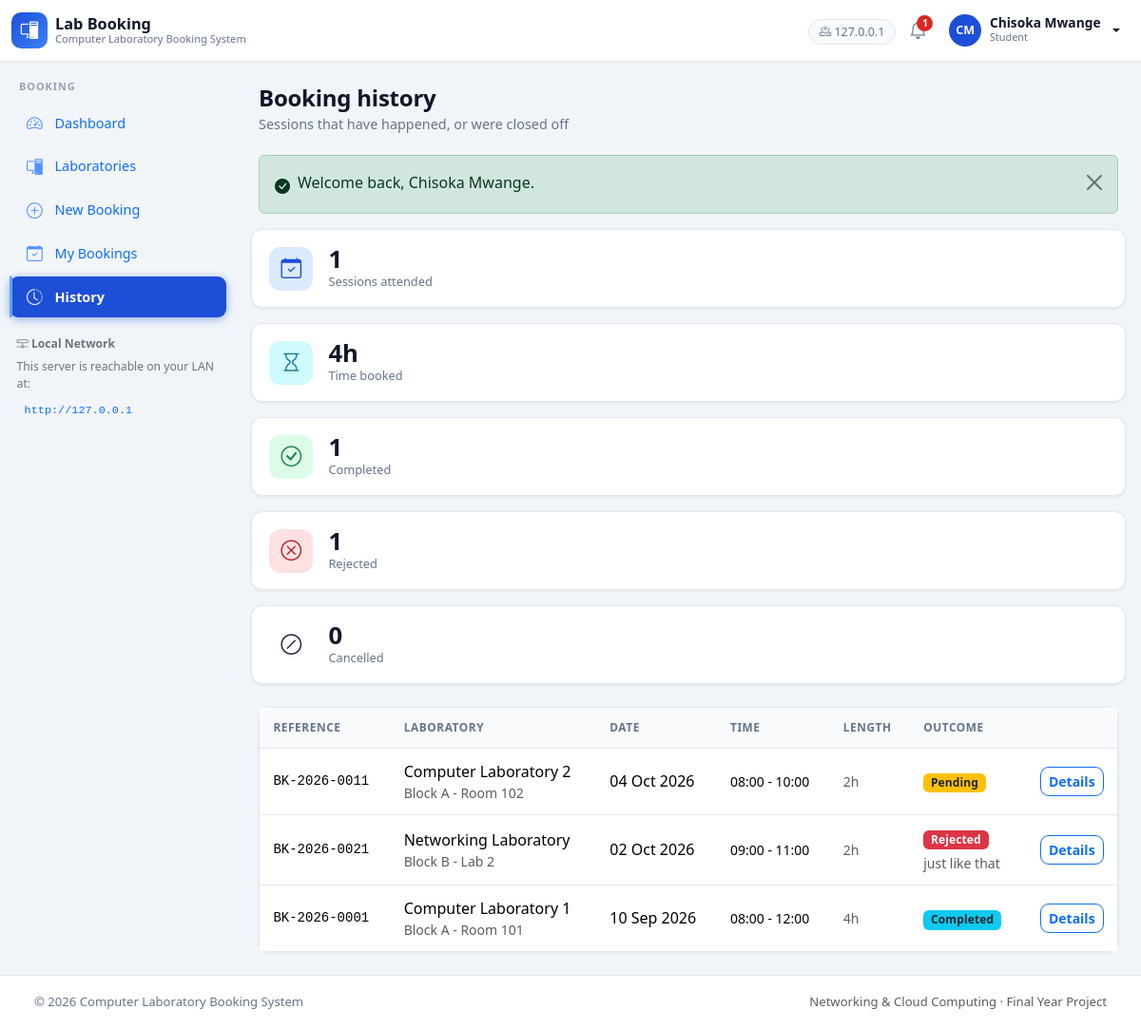
Screenshot of /user/history.php (signed in) with the database file from the repository.
### tables this page shows
CREATE TABLE `users` (
  `id`            INT(11)      NOT NULL AUTO_INCREMENT,
  `name`          VARCHAR(120)  NOT NULL,
  `email`         VARCHAR(191)  NOT NULL,
  `password`      VARCHAR(255)  NOT NULL,
  `role`          ENUM('admin','user')   NOT NULL DEFAULT 'user',
  `status`        ENUM('active','inactive') NOT NULL DEFAULT 'active',
  `student_no`    VARCHAR(50)   DEFAULT NULL,
  `phone`         VARCHAR(30)   DEFAULT NULL,
   
   
   
   
   
  `avatar`        VARCHAR(191)  DEFAULT NULL,
  `last_login_at` DATETIME      DEFAULT NULL,
  `created_at`    DATETIME      NOT NULL DEFAULT CURRENT_TIMESTAMP,
  `updated_at`    DATETIME      NOT NULL DEFAULT CURRENT_TIMESTAMP ON UPDATE CURRENT_TIMESTAMP,
  PRIMARY KEY (`id`),
  UNIQUE KEY `uq_users_email` (`email`),
  UNIQUE KEY `uq_users_student_no` (`student_no`),
  KEY `idx_users_role_status` (`role`,`status`)
);

CREATE TABLE `bookings` (
  `id`            INT(11)     NOT NULL AUTO_INCREMENT,
  `booking_ref`   VARCHAR(20)  NOT NULL,
  `user_id`       INT(11)     NOT NULL,
  `laboratory_id` INT(11)     NOT NULL,
  `booking_date`  DATE         NOT NULL,
  `start_time`    TIME         NOT NULL,
  `end_time`      TIME         NOT NULL,
  `purpose`       VARCHAR(255) NOT NULL,
  `status`        ENUM('pending','approved','rejected','cancelled','completed')
                                NOT NULL DEFAULT 'pending',
  `reviewed_by`   INT(11)      DEFAULT NULL,
  `reviewed_at`   DATETIME     DEFAULT NULL,
  `admin_note`    VARCHAR(255) DEFAULT NULL,
  `created_at`    DATETIME     NOT NULL DEFAULT CURRENT_TIMESTAMP,
  `updated_at`    DATETIME     NOT NULL DEFAULT CURRENT_TIMESTAMP ON UPDATE CURRENT_TIMESTAMP,
  PRIMARY KEY (`id`),
  UNIQUE KEY `uq_bookings_ref` (`booking_ref`),
  KEY `idx_bookings_conflict` (`laboratory_id`,`booking_date`,`status`),
  KEY `idx_bookings_user` (`user_id`),
  KEY `idx_bookings_status` (`status`),
  KEY `idx_bookings_created` (`created_at`),
  CONSTRAINT `fk_bookings_user`
    FOREIGN KEY (`user_id`)       REFERENCES `users` (`id`)
    ON DELETE RESTRICT ON UPDATE CASCADE,
  CONSTRAINT `fk_bookings_laboratory`
    FOREIGN KEY (`laboratory_id`) REFERENCES `laboratories` (`id`)
    ON DELETE RESTRICT ON UPDATE CASCADE,
  CONSTRAINT `fk_bookings_reviewer`
    FOREIGN KEY (`reviewed_by`)   REFERENCES `users` (`id`)
    ON DELETE SET NULL ON UPDATE CASCADE
);

CREATE TABLE `laboratories` (
  `id`             INT(11)      NOT NULL AUTO_INCREMENT,
  `name`           VARCHAR(120)  NOT NULL,
  `location`       VARCHAR(120)  NOT NULL,
  `capacity`       INT(11)      NOT NULL DEFAULT 0,
  `computer_count` INT(11)      NOT NULL DEFAULT 0,
  `description`    TEXT          DEFAULT NULL,
  `status`         ENUM('available','maintenance','inactive') NOT NULL DEFAULT 'available',
  `created_at`     DATETIME      NOT NULL DEFAULT CURRENT_TIMESTAMP,
  `updated_at`     DATETIME      NOT NULL DEFAULT CURRENT_TIMESTAMP ON UPDATE CURRENT_TIMESTAMP,
  PRIMARY KEY (`id`),
  UNIQUE KEY `uq_laboratories_name` (`name`),
  KEY `idx_laboratories_status` (`status`)
);

### user/history.php (the view, shortened to what the rows shown need)
<?php
require_user();
$userId = current_user_id();
$history = db_all(
    'SELECT b.*, l.name AS lab_name, l.location AS lab_location
       FROM bookings b
       JOIN laboratories l ON l.id = b.laboratory_id
      WHERE b.user_id = ?
        AND (b.booking_date < CURDATE()
             OR b.status IN (\'rejected\', \'cancelled\', \'completed\'))
      ORDER BY b.booking_date DESC, b.start_time DESC',
    array($userId)
);
layout_start(array('title' => 'History', 'active' => 'history'));
?>
<?php if (empty($history)): ?>
    <?php echo empty_state(
        'bi-clock-history',
        'Nothing in your history yet',
        'Once a session has taken place, or a request has been closed off, it appears here.'
    ); ?>
<?php else: ?>
    <div class="card">
        <div class="table-responsive">
            <table class="table table-hover align-middle mb-0">
                <thead class="table-light">
                    <tr>
                        <th>Reference</th>
                        <th>Laboratory</th>
                        <th>Date</th>
                        <th>Time</th>
                        <th>Length</th>
                        <th>Outcome</th>
                        <th></th>
                    </tr>
                </thead>
                <tbody>
                    <?php foreach ($history as $b): ?>
                        <tr>
                            <td class="font-monospace small"><?php echo e($b['booking_ref']); ?></td>
                            <td>
                                <?php echo e($b['lab_name']); ?>
                                <div class="small text-muted"><?php echo e($b['lab_location']); ?></div>
                            </td>
                            <td class="text-nowrap"><?php echo e(format_date($b['booking_date'])); ?></td>
                            <td class="text-nowrap small">
                                <?php echo e(format_range($b['start_time'], $b['end_time'])); ?>
                            </td>
                            <td class="small text-muted">
                                <?php echo e(format_duration(duration_minutes($b['start_time'], $b['end_time']))); ?>
                            </td>
                            <td>
                                <span class="badge <?php echo e(status_badge_class($b['status'])); ?>">
                                    <?php echo e(ucfirst($b['status'])); ?>
                                </span>
                                <?php if ($b['admin_note'] !== null && $b['admin_note'] !== ''): ?>
                                    <div class="small text-muted mt-1">
                                        <?php echo e($b['admin_note']); ?>
                                    </div>
                                <?php endif; ?>
                            </td>
                            <td class="text-end">
                                <a class="btn btn-sm btn-outline-primary"
                                   href="<?php echo e(url('user/booking.php?id=' . (int) $b['id'])); ?>">
                                    Details
                                </a>
                            </td>
                        </tr>
                    <?php endforeach; ?>
                </tbody>
            </table>
        </div>
    </div>
<?php endif; ?>

### includes/navbar.php (shortened to what the rows shown need)
<?php
$__user = current_user();
$__unread = 0;
if ($__user !== null) {
    try {
        $__unread = unread_notification_count();
    } catch (Exception $e) {
        $__unread = 0;
    }
}
$__serverIp = isset($_SERVER['SERVER_ADDR']) ? $_SERVER['SERVER_ADDR'] : '';
?>
<nav class="navbar navbar-expand-lg app-navbar sticky-top">
  <div class="container-fluid">
    <div class="collapse navbar-collapse justify-content-end">
      <ul class="navbar-nav align-items-lg-center gap-lg-1">
        <?php if (!is_logged_in()): ?>
          <li class="nav-item">
            <a class="btn btn-sm btn-outline-primary" href="<?php echo e(url('auth/login.php')); ?>">Sign in</a>
          </li>
        <?php else: ?>
          <?php if ($__serverIp !== ''): ?>
          <li class="nav-item d-none d-xl-block">
            <span class="nav-server" title="Clients on the local network can reach this server here">
              <i class="bi bi-router"></i> <?php echo e($__serverIp); ?>
            </span>
          </li>
          <?php endif; ?>
          <li class="nav-item">
            <a class="nav-icon" href="<?php echo e(url(is_admin() ? 'admin/notifications.php' : 'user/notifications.php')); ?>"
               title="Notifications">
              <i class="bi bi-bell"></i>
              <?php if ($__unread > 0): ?>
                <span class="nav-badge"><?php echo $__unread > 9 ? '9+' : e($__unread); ?></span>
              <?php endif; ?>
            </a>
          </li>
          <li class="nav-item dropdown">
            <a class="nav-user dropdown-toggle" href="#" data-bs-toggle="dropdown" aria-expanded="false">
              <span class="avatar"><?php echo e(initials($__user['name'])); ?></span>
              <span class="d-none d-sm-inline">
                <strong><?php echo e($__user['name']); ?></strong>
                <small class="role-tag"><?php echo e($__user['role'] === 'admin' ? 'Administrator' : 'Student'); ?></small>
              </span>
            </a>
          </li>
        <?php endif; ?>
      </ul>
    </div>
  </div>
</nav>

### includes/sidebar.php (shortened to what the rows shown need)
<?php
$__active = isset($GLOBALS['__active']) ? $GLOBALS['__active'] : '';
$__isAdmin = is_admin();
if ($__isAdmin) {
    $__links = array(
        array('key' => 'dashboard',     'icon' => 'bi-speedometer2',   'label' => 'Dashboard',      'href' => 'admin/index.php'),
        array('key' => 'laboratories',  'icon' => 'bi-pc-display',     'label' => 'Laboratories',   'href' => 'admin/laboratories.php'),
        array('key' => 'bookings',      'icon' => 'bi-calendar-check',  'label' => 'Bookings',       'href' => 'admin/bookings.php'),
        array('key' => 'approvals',     'icon' => 'bi-inbox',           'label' => 'Approvals',      'href' => 'admin/approvals.php', 'badge' => 'pending'),
        array('key' => 'users',         'icon' => 'bi-people',          'label' => 'Users',          'href' => 'admin/users.php'),
        array('key' => 'slots',         'icon' => 'bi-clock-history',   'label' => 'Time Slots',     'href' => 'admin/time-slots.php'),
        array('key' => 'reports',       'icon' => 'bi-bar-chart-line',  'label' => 'Reports',        'href' => 'admin/reports.php'),
        array('key' => 'activity',      'icon' => 'bi-activity',        'label' => 'Activity Log',   'href' => 'admin/activity.php'),
    );
    $__section = 'Administration';
} else {
    $__links = array(
        array('key' => 'dashboard',     'icon' => 'bi-speedometer2',  'label' => 'Dashboard',      'href' => 'user/index.php'),
        array('key' => 'laboratories',  'icon' => 'bi-pc-display',    'label' => 'Laboratories',   'href' => 'user/laboratories.php'),
        array('key' => 'new-booking',   'icon' => 'bi-plus-circle',   'label' => 'New Booking',    'href' => 'user/book.php'),
        array('key' => 'bookings',      'icon' => 'bi-calendar-check', 'label' => 'My Bookings',   'href' => 'user/bookings.php'),
        array('key' => 'history',       'icon' => 'bi-clock-history', 'label' => 'History',        'href' => 'user/history.php'),
    );
    $__section = 'Booking';
}
?>
<aside class="app-sidebar offcanvas-lg offcanvas-start" tabindex="-1" id="appSidebar"
       aria-label="Main navigation">
  <div class="offcanvas-body d-lg-flex flex-column p-0">
    <div class="sidebar-section"><?php echo e($__section); ?></div>
    <nav class="sidebar-nav">
      <?php foreach ($__links as $__link):
      ?>
        <a class="sidebar-link text-primary<?php echo nav_active($__active, $__link['key']); ?>"
           href="<?php echo e(url($__link['href'])); ?>">
          <i class="bi <?php echo e($__link['icon']); ?>"></i>
          <span><?php echo e($__link['label']); ?></span>
        </a>
      <?php endforeach; ?>
    </nav>
    <div class="sidebar-foot">
      <div class="sidebar-foot-title text-secondary"><i class="bi bi-hdd-network"></i> Local Network</div>
      <p class="mb-1 text-secondary">This server is reachable on your LAN at:</p>
      <code class="lan-url text-primary">http://<?php echo e(isset($_SERVER['SERVER_ADDR']) ? $_SERVER['SERVER_ADDR'] : 'SERVER_IP'); ?></code>
    </div>
  </div>
</aside>

### rows the page displays
users: name "CM", name "Chisoka Mwange", role "Student", role "BOOKING"
bookings: booking_ref "BK-2026-0011", laboratory.name "Computer Laboratory 2", laboratory.location "Block A - Room 102", booking_date "04 Oct 2026", format_range($b['start_time'], $b['end_time']) "08:00 - 10:00", start_time+end_time "2h", status "Pending"
bookings: booking_ref "BK-2026-0021", laboratory.name "Networking Laboratory", laboratory.location "Block B - Lab 2", booking_date "02 Oct 2026", format_range($b['start_time'], $b['end_time']) "09:00 - 11:00", start_time+end_time "2h", status "Rejected", admin_note "just like that"
bookings: booking_ref "BK-2026-0001", laboratory.name "Computer Laboratory 1", laboratory.location "Block A - Room 101", booking_date "10 Sep 2026", format_range($b['start_time'], $b['end_time']) "08:00 - 12:00", start_time+end_time "4h", status "Completed"

### other values shown
$__serverIp "127.0.0.1"
$__unread "1"
$__link['label'] "Dashboard"
$__link['label'] "Laboratories"
$__link['label'] "New Booking"
$__link['label'] "My Bookings"
$__link['label'] "History"
isset($_SERVER['SERVER_ADDR']) ? $_SERVER['SERVER_ADDR'] : 'SERVER_IP' "127.0.0.1"
$title "Booking history"
$subtitle "Sessions that have happened, or were closed off"
$flash['message'] "Welcome back, Chisoka Mwange."
$value "1 4h 1 1 0"
$label "Sessions attended Time booked Completed Rejected Cancelled"
APP_NAME "Computer Laboratory Booking System"
APP_ORG "Networking & Cloud Computing"
